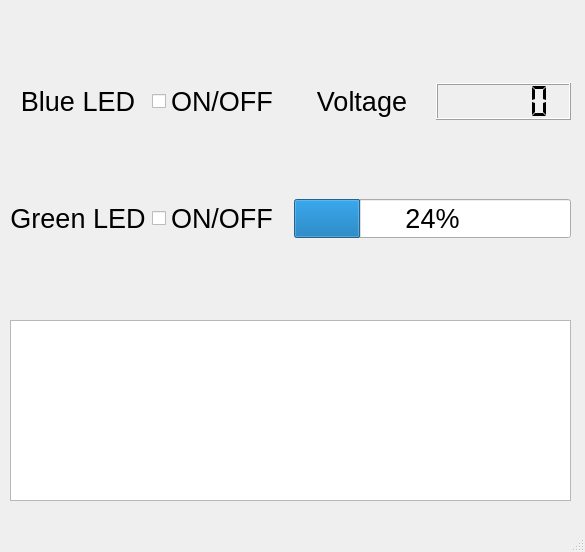
<?xml version="1.0" encoding="UTF-8"?>
<ui version="4.0">
 <class>MainWindow</class>
 <widget class="QMainWindow" name="MainWindow">
  <property name="geometry">
   <rect>
    <x>0</x>
    <y>0</y>
    <width>585</width>
    <height>552</height>
   </rect>
  </property>
  <property name="windowTitle">
   <string>MainWindow</string>
  </property>
  <widget class="QWidget" name="centralwidget">
   <widget class="QListWidget" name="listWidget">
    <property name="geometry">
     <rect>
      <x>10</x>
      <y>320</y>
      <width>561</width>
      <height>181</height>
     </rect>
    </property>
    <property name="font">
     <font>
      <pointsize>20</pointsize>
     </font>
    </property>
   </widget>
   <widget class="QWidget" name="layoutWidget">
    <property name="geometry">
     <rect>
      <x>10</x>
      <y>10</y>
      <width>561</width>
      <height>301</height>
     </rect>
    </property>
    <layout class="QGridLayout" name="gridLayout">
     <item row="0" column="0">
      <layout class="QHBoxLayout" name="horizontalLayout">
       <item>
        <widget class="QLabel" name="blue_led_label">
         <property name="sizePolicy">
          <sizepolicy hsizetype="Preferred" vsizetype="Preferred">
           <horstretch>0</horstretch>
           <verstretch>0</verstretch>
          </sizepolicy>
         </property>
         <property name="font">
          <font>
           <pointsize>20</pointsize>
          </font>
         </property>
         <property name="text">
          <string>&lt;html&gt;&lt;head/&gt;&lt;body&gt;&lt;p&gt;Blue LED&lt;/p&gt;&lt;/body&gt;&lt;/html&gt;</string>
         </property>
         <property name="alignment">
          <set>Qt::AlignCenter</set>
         </property>
        </widget>
       </item>
       <item>
        <widget class="QCheckBox" name="blue_led_checkBox">
         <property name="font">
          <font>
           <pointsize>20</pointsize>
          </font>
         </property>
         <property name="text">
          <string>ON/OFF</string>
         </property>
        </widget>
       </item>
      </layout>
     </item>
     <item row="0" column="1">
      <layout class="QHBoxLayout" name="horizontalLayout_3">
       <item>
        <widget class="QLabel" name="label_3">
         <property name="font">
          <font>
           <pointsize>20</pointsize>
          </font>
         </property>
         <property name="text">
          <string>Voltage</string>
         </property>
         <property name="alignment">
          <set>Qt::AlignCenter</set>
         </property>
        </widget>
       </item>
       <item>
        <widget class="QLCDNumber" name="voltage_lcdNumber">
         <property name="sizePolicy">
          <sizepolicy hsizetype="Preferred" vsizetype="Preferred">
           <horstretch>0</horstretch>
           <verstretch>0</verstretch>
          </sizepolicy>
         </property>
         <property name="font">
          <font>
           <pointsize>30</pointsize>
          </font>
         </property>
         <property name="lineWidth">
          <number>1</number>
         </property>
         <property name="segmentStyle">
          <enum>QLCDNumber::Flat</enum>
         </property>
        </widget>
       </item>
      </layout>
     </item>
     <item row="1" column="0">
      <layout class="QHBoxLayout" name="horizontalLayout_2">
       <item>
        <widget class="QLabel" name="label_2">
         <property name="font">
          <font>
           <pointsize>20</pointsize>
          </font>
         </property>
         <property name="text">
          <string>Green LED</string>
         </property>
         <property name="alignment">
          <set>Qt::AlignCenter</set>
         </property>
        </widget>
       </item>
       <item>
        <widget class="QCheckBox" name="green_led_checkBox">
         <property name="font">
          <font>
           <pointsize>20</pointsize>
          </font>
         </property>
         <property name="text">
          <string>ON/OFF</string>
         </property>
         <property name="iconSize">
          <size>
           <width>16</width>
           <height>16</height>
          </size>
         </property>
        </widget>
       </item>
      </layout>
     </item>
     <item row="1" column="1">
      <widget class="QProgressBar" name="voltage_progressBar">
       <property name="sizePolicy">
        <sizepolicy hsizetype="Preferred" vsizetype="Preferred">
         <horstretch>0</horstretch>
         <verstretch>0</verstretch>
        </sizepolicy>
       </property>
       <property name="font">
        <font>
         <pointsize>20</pointsize>
        </font>
       </property>
       <property name="value">
        <number>24</number>
       </property>
      </widget>
     </item>
    </layout>
   </widget>
  </widget>
  <widget class="QMenuBar" name="menubar">
   <property name="geometry">
    <rect>
     <x>0</x>
     <y>0</y>
     <width>585</width>
     <height>22</height>
    </rect>
   </property>
  </widget>
  <widget class="QStatusBar" name="statusbar"/>
 </widget>
 <resources/>
 <connections>
  <connection>
   <sender>blue_led_checkBox</sender>
   <signal>toggled(bool)</signal>
   <receiver>MainWindow</receiver>
   <slot>blue_LED_selection_changed()</slot>
   <hints>
    <hint type="sourcelabel">
     <x>113</x>
     <y>68</y>
    </hint>
    <hint type="destinationlabel">
     <x>160</x>
     <y>90</y>
    </hint>
   </hints>
  </connection>
  <connection>
   <sender>green_led_checkBox</sender>
   <signal>toggled(bool)</signal>
   <receiver>MainWindow</receiver>
   <slot>green_LED_selection_changed()</slot>
   <hints>
    <hint type="sourcelabel">
     <x>151</x>
     <y>141</y>
    </hint>
    <hint type="destinationlabel">
     <x>145</x>
     <y>178</y>
    </hint>
   </hints>
  </connection>
 </connections>
 <slots>
  <slot>blue_LED_selection_changed()</slot>
  <slot>green_LED_selection_changed()</slot>
 </slots>
</ui>
